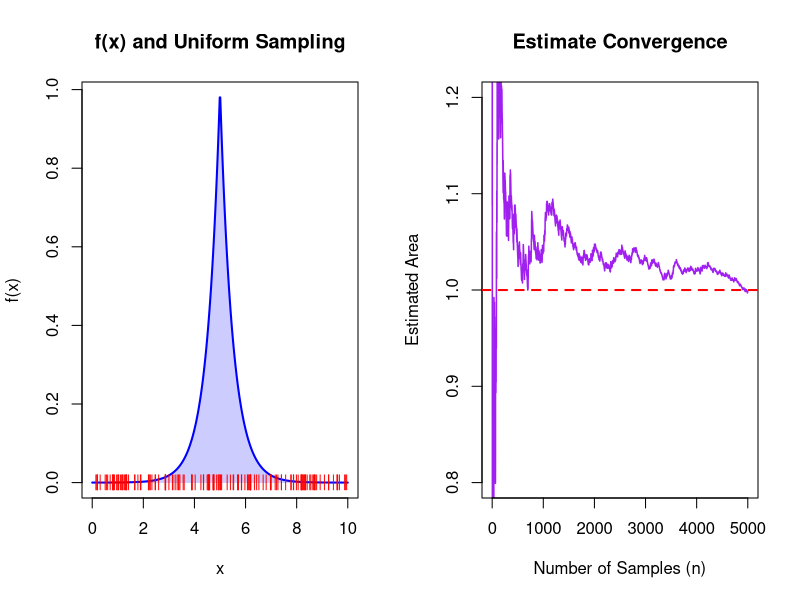

Generate this figure with R:
set.seed(999)
N <- 100000 # Number of Monte Carlo samples
X_unif <- runif(N, min = 0, max = 10)

# Evaluate the function 10 * exp(-2 * |X - 5|)
Y <- 10 * exp(-2 * abs(X_unif - 5))

# The estimate is the mean of Y
I_estimate <- mean(Y)

# Compare with R's built-in numerical integration for verification
integrand <- function(x) { exp(-2 * abs(x - 5)) }
I_true <- integrate(integrand, lower = 0, upper = 10)$value

cat(sprintf("Monte Carlo Estimate: %f\n", I_estimate))
cat(sprintf("True Integral Value : %f\n", I_true))
# Monte Carlo Visualization Script
set.seed(999)
N <- 5000 # Reduced from 100,000 so the plot renders faster
X_unif <- runif(N, min = 0, max = 10)
Y <- 10 * exp(-2 * abs(X_unif - 5))

# Calculate the running cumulative average of the estimate
running_estimate <- cumsum(Y) / (1:N)
true_integral <- 0.999955

# Set up side-by-side plotting
par(mfrow=c(1,2))

# --- PLOT 1: The Function and the Area ---
x_seq <- seq(0, 10, length.out = 500)
y_seq <- exp(-2 * abs(x_seq - 5))

plot(x_seq, y_seq, type="l", col="blue", lwd=2, 
     main="f(x) and Uniform Sampling", xlab="x", ylab="f(x)")
# Shade the true area under the curve
polygon(c(0, x_seq, 10), c(0, y_seq, 0), col=rgb(0, 0, 1, 0.2), border=NA)

# Plot a small subset of the random Uniform X draws on the x-axis 
# to show how they "scan" the base of the function
points(X_unif[1:150], rep(0, 150), pch="|", col="red")


# --- PLOT 2: The Monte Carlo Convergence ---
# This shows the Law of Large Numbers in action for Problem 3
plot(1:N, running_estimate, type="l", col="purple", lwd=1.5,
     main="Estimate Convergence", xlab="Number of Samples (n)", 
     ylab="Estimated Area", ylim=c(0.8, 1.2))

# Add the true mathematical area as a benchmark
abline(h = true_integral, col="red", lwd=2, lty=2)

# Reset plotting parameters
par(mfrow=c(1,1))
